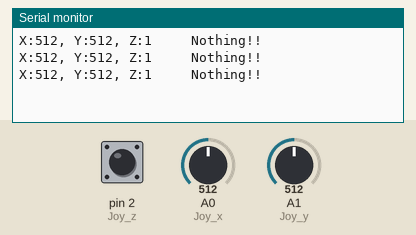
The sketch below on a simulated Arduino Uno, built with avr-gcc and run on an emulated ATmega328P. Parts: the last lines printed to the serial monitor. Inputs (shaded band) come from the test bench; at power-on: pin 2 (Joy_z) HIGH, A0 (Joy_x) = 512, A1 (Joy_y) = 512.

Above: at 1.3 s.
1.4 s: pin 2 (Joy_z) pulled LOW for 0.6 s
At 1.9 s:
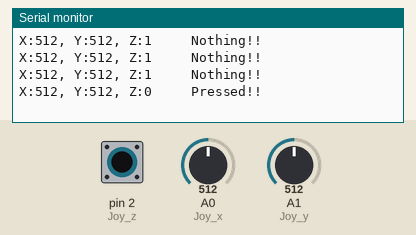
3.5 s: A0 (Joy_x) set to 716
At 3.9 s:
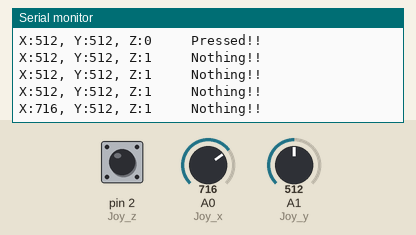
5.0 s: A1 (Joy_y) set to 716
At 5.4 s:
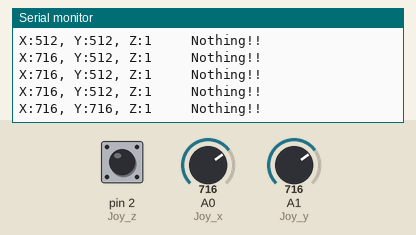
6.5 s: pin 2 (Joy_z) pulled LOW for 1 s
At 6.9 s:
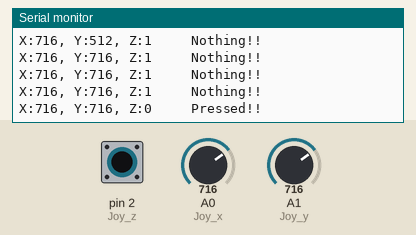
9.0 s: A0 (Joy_x) set to 900
At 9.4 s:
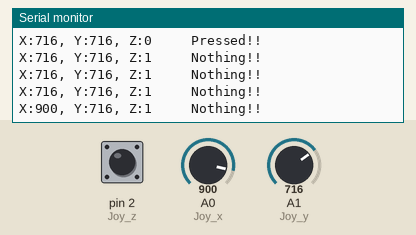
10.5 s: A1 (Joy_y) set to 900
At 10.9 s:
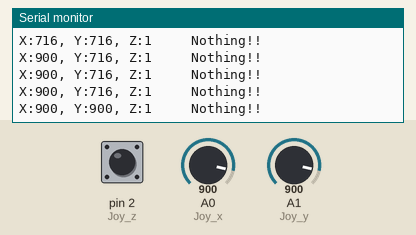
Timing chart, 0 to 13.0 s (numbered marks = the images above; inputs shaded):
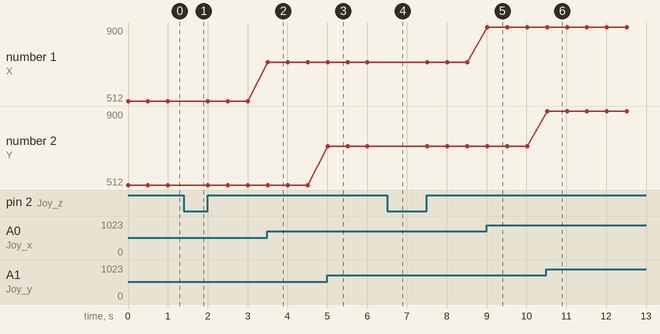

The sketch:

joy_stick.ino
```cpp
int Joy_x = A0;
int Joy_y = A1;
int Joy_z = 2;

void setup() {
  // put your setup code here, to run once:

  pinMode(Joy_z, INPUT_PULLUP);
  Serial.begin(9600);
}

void loop() {
  // put your main code here, to run repeatedly:
  int x = analogRead(Joy_x);
  int y = analogRead(Joy_y);
  int z = digitalRead(Joy_z);

  Serial.print("X:");
  Serial.print(x);
  Serial.print(", Y:");
  Serial.print(y);
  Serial.print(", Z:");
  Serial.print(z);

  if(z == 0)
    Serial.println("     Pressed!!");
  else
    Serial.println("     Nothing!!");
  delay(500);

}
```

Measured:
- after the input at 1.4 s, the serial monitor: prints a new line after 0.10 s (image 1)
- after the input at 3.5 s, the serial monitor: prints a new line at once (image 2)
- after the input at 5.0 s, the serial monitor: prints a new line at once (image 3)
- after the input at 6.5 s, the serial monitor: prints a new line at once (image 4)
- after the input at 9.0 s, the serial monitor: prints a new line at once (image 5)
- after the input at 10.5 s, the serial monitor: prints a new line at once (image 6)
- plotted number 1: 512 → 716 after the input at 3.5 s, 716 → 900 after the input at 9.0 s
